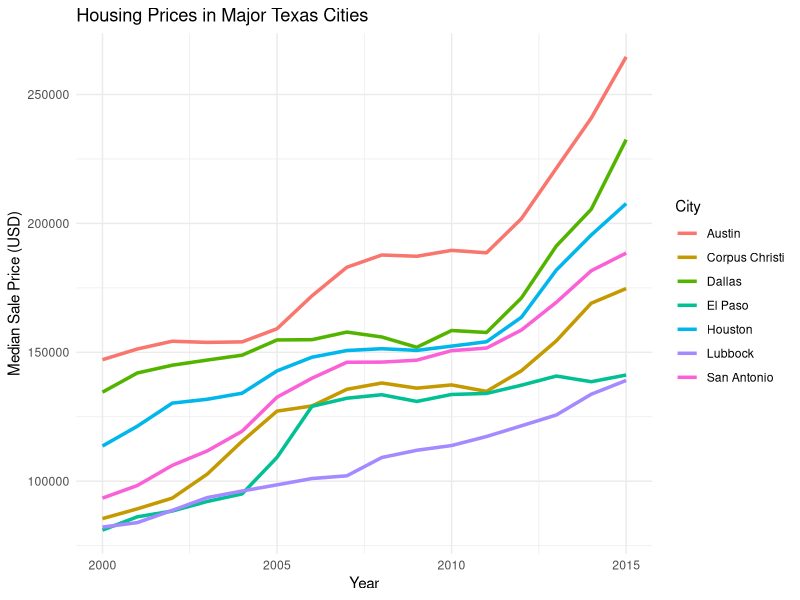
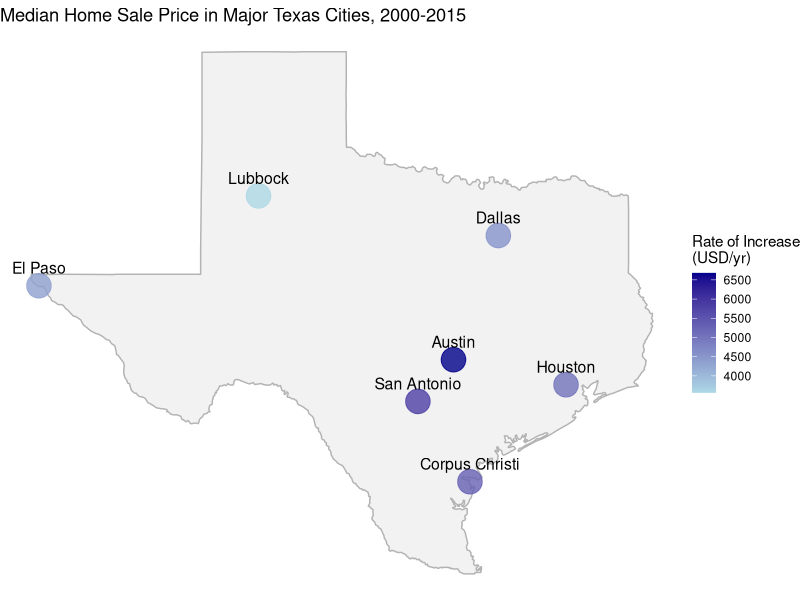

These figures' R source, in order:
## ---- chunk 1
knitr::opts_chunk$set(echo = TRUE, message = FALSE, warning = FALSE)
## ---- chunk 2
library(ggplot2)
library(dplyr)
library(maps)

summary(txhousing)

major_cities <- c("Austin", "Dallas", "Houston", "Corpus Christi", "San Antonio", "Lubbock", "El Paso")

plot_data <- txhousing %>%
  filter(city %in% major_cities) %>%
  group_by(city, year) %>%
  summarize(median_sale_price = median(median, na.rm = TRUE), .groups = "drop")

## ---- chunk 3
ggplot(plot_data, aes(x = year, y = median_sale_price, color = city)) +
  geom_line(linewidth = 1.2) +
  labs(title = "Housing Prices in Major Texas Cities",
       x = "Year",
       y = "Median Sale Price (USD)",
       color = "City") +
  theme_minimal()
## ---- chunk 4
for (c in major_cities) {
  cat("\nCity:", c, "\n")
  m <- lm(median_sale_price ~ year, data = plot_data %>% filter(city == c))
  print(summary(m))
}
## ---- chunk 5
city_coords <- tibble::tribble(
  ~city,           ~lat,     ~long,
  "Austin",         30.2672, -97.7431,
  "Dallas",         32.7767, -96.7970,
  "Houston",        29.7604, -95.3698,
  "Corpus Christi", 27.8006, -97.3964,
  "San Antonio",    29.4241, -98.4936,
  "Lubbock",        33.5779, -101.8552,
  "El Paso",        31.7619, -106.4850
)

reg_data <- txhousing %>%
  filter(city %in% city_coords$city) %>%
  group_by(city, year) %>%
  summarize(median_sale_price = median(median, na.rm = TRUE), .groups = "drop")

slopes <- reg_data %>%
  group_by(city) %>%
  do({
    fit <- lm(median_sale_price ~ year, data = .)
    tibble(slope = coef(fit)[2])
  }) %>%
  ungroup()

plot_df <- left_join(slopes, city_coords, by = "city")

tx_map <- map_data("state") %>% filter(region == "texas")

ggplot() +
  geom_polygon(data = tx_map, aes(x = long, y = lat, group = group),
               fill = "gray95", color = "gray70") +
  geom_point(data = plot_df, aes(x = long, y = lat, color = slope), size = 8, alpha = .8) +
  geom_text(data = plot_df, aes(x = long, y = lat, label = city), vjust = -1, size = 4) +
  scale_color_gradient(low = "lightblue", high = "darkblue", name = "Rate of Increase\n(USD/yr)") +
  labs(title = "Median Home Sale Price in Major Texas Cities, 2000-2015",
       x = NULL, y = NULL) +
  theme_void()
